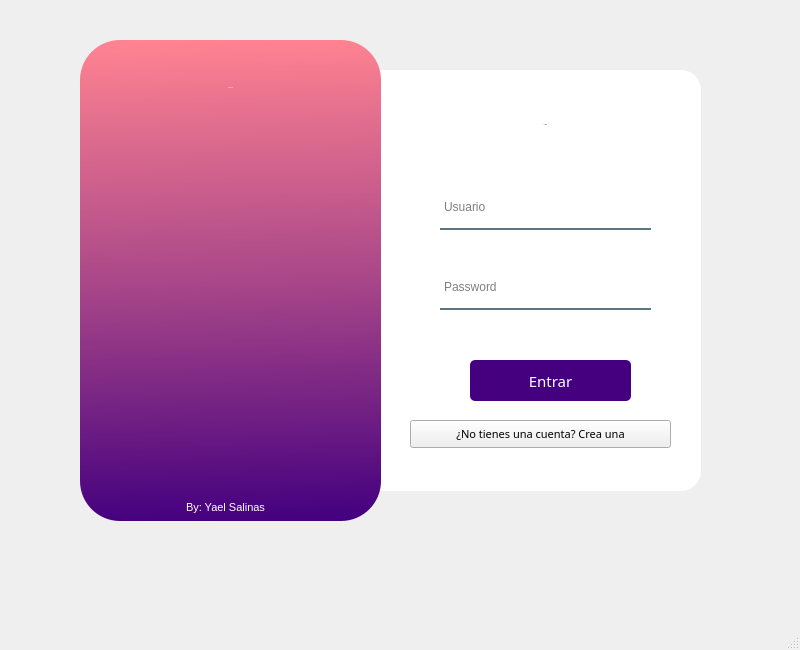
<?xml version="1.0" encoding="UTF-8"?>
<ui version="4.0">
 <class>MainWindow</class>
 <widget class="QMainWindow" name="MainWindow">
  <property name="geometry">
   <rect>
    <x>0</x>
    <y>0</y>
    <width>800</width>
    <height>650</height>
   </rect>
  </property>
  <property name="minimumSize">
   <size>
    <width>800</width>
    <height>650</height>
   </size>
  </property>
  <property name="maximumSize">
   <size>
    <width>800</width>
    <height>650</height>
   </size>
  </property>
  <property name="font">
   <font>
    <pointsize>1</pointsize>
   </font>
  </property>
  <property name="windowTitle">
   <string>MainWindow</string>
  </property>
  <widget class="QWidget" name="centralwidget">
   <widget class="QLabel" name="label">
    <property name="geometry">
     <rect>
      <x>80</x>
      <y>40</y>
      <width>301</width>
      <height>481</height>
     </rect>
    </property>
    <property name="styleSheet">
     <string notr="true">
background-color: qlineargradient(spread:pad, x1:0.542249, y1:1, x2:0.527, y2:0, stop:0 rgba(68, 0, 127, 255), stop:0.502488 rgba(170, 71, 137, 255), stop:1 rgba(255, 131, 145, 255));

border-radius: 40px;</string>
    </property>
    <property name="text">
     <string/>
    </property>
   </widget>
   <widget class="QLabel" name="label_2">
    <property name="geometry">
     <rect>
      <x>350</x>
      <y>70</y>
      <width>351</width>
      <height>421</height>
     </rect>
    </property>
    <property name="styleSheet">
     <string notr="true">background-color: rgb(255, 255, 255);
border-radius: 20px;</string>
    </property>
    <property name="text">
     <string/>
    </property>
   </widget>
   <widget class="QLabel" name="label_3">
    <property name="geometry">
     <rect>
      <x>130</x>
      <y>70</y>
      <width>201</width>
      <height>51</height>
     </rect>
    </property>
    <property name="styleSheet">
     <string notr="true">font: 18pt &quot;Futura Maxi CG Bold&quot;;
color: white;</string>
    </property>
    <property name="text">
     <string>&lt;html&gt;&lt;head/&gt;&lt;body&gt;&lt;p align=&quot;center&quot;&gt;Bienvenido&lt;/p&gt;&lt;p align=&quot;center&quot;&gt;&lt;br/&gt;&lt;/p&gt;&lt;/body&gt;&lt;/html&gt;</string>
    </property>
   </widget>
   <widget class="QLabel" name="label_4">
    <property name="geometry">
     <rect>
      <x>490</x>
      <y>100</y>
      <width>111</width>
      <height>51</height>
     </rect>
    </property>
    <property name="styleSheet">
     <string notr="true">font: 18pt &quot;Futura Maxi CG Bold&quot;;
color: black;</string>
    </property>
    <property name="text">
     <string>&lt;html&gt;&lt;head/&gt;&lt;body&gt;&lt;p align=&quot;center&quot;&gt;LOGIN&lt;/p&gt;&lt;/body&gt;&lt;/html&gt;</string>
    </property>
   </widget>
   <widget class="QLineEdit" name="lineEdit">
    <property name="geometry">
     <rect>
      <x>440</x>
      <y>190</y>
      <width>211</width>
      <height>40</height>
     </rect>
    </property>
    <property name="font">
     <font>
      <family>MS Shell Dlg 2</family>
      <pointsize>9</pointsize>
      <weight>50</weight>
      <italic>false</italic>
      <bold>false</bold>
     </font>
    </property>
    <property name="styleSheet">
     <string notr="true">background-color: rgba(0,0,0,0);
border: 2px solid rgba(0,0,0,0);
border-bottom-color: rgba(46,82,101,200);
color: rgb(0,0,0);
padding-bottom: 7px;</string>
    </property>
    <property name="text">
     <string/>
    </property>
    <property name="placeholderText">
     <string>Usuario</string>
    </property>
   </widget>
   <widget class="QLineEdit" name="lineEdit_2">
    <property name="geometry">
     <rect>
      <x>440</x>
      <y>270</y>
      <width>211</width>
      <height>40</height>
     </rect>
    </property>
    <property name="font">
     <font>
      <pointsize>9</pointsize>
     </font>
    </property>
    <property name="styleSheet">
     <string notr="true">background-color: rgba(0,0,0,0);
border: 2px solid rgba(0,0,0,0);
border-bottom-color: rgba(46,82,101,200);
color: rgb(0,0,0);
padding-bottom: 7px;</string>
    </property>
    <property name="text">
     <string/>
    </property>
    <property name="echoMode">
     <enum>QLineEdit::Password</enum>
    </property>
    <property name="placeholderText">
     <string>Password</string>
    </property>
   </widget>
   <widget class="QPushButton" name="pushButton_2">
    <property name="geometry">
     <rect>
      <x>470</x>
      <y>360</y>
      <width>161</width>
      <height>41</height>
     </rect>
    </property>
    <property name="font">
     <font>
      <family>Futura Maxi CG Bold</family>
      <pointsize>11</pointsize>
      <weight>50</weight>
      <bold>false</bold>
     </font>
    </property>
    <property name="styleSheet">
     <string notr="true">QPushButton#pushButton_2{
	background-color:rgba(68, 0, 127, 255);
	color: white;
	border-radius: 5px;
}

QPushButton#pushButton_2:pressed{
	padding-left: 5px;
	padding-top:5px;
	background-color: rgba(255, 131, 145, 255);
 	background-position: calc(100% - 10px)center;
}

QPushButton#pushButton_2:hover{
	background-color:rgba(255, 131, 145, 255);
}</string>
    </property>
    <property name="text">
     <string>Entrar</string>
    </property>
   </widget>
   <widget class="QPushButton" name="pushButton">
    <property name="geometry">
     <rect>
      <x>410</x>
      <y>420</y>
      <width>261</width>
      <height>28</height>
     </rect>
    </property>
    <property name="font">
     <font>
      <family>Futura Maxi CG Bold</family>
      <pointsize>8</pointsize>
     </font>
    </property>
    <property name="whatsThis">
     <string>&lt;html&gt;&lt;head/&gt;&lt;body&gt;&lt;p align=&quot;center&quot;&gt;&lt;br/&gt;&lt;/p&gt;&lt;/body&gt;&lt;/html&gt;</string>
    </property>
    <property name="styleSheet">
     <string notr="true">QPushButton#pushButton:pressed{
	padding-left: 5px;
	padding-top:5px;
	background-color: rgba(255, 131, 145, 255);
}

QPushButton#pushButton:hover{
	background-color:rgba(255, 131, 145, 255);
	color:white;
}</string>
    </property>
    <property name="text">
     <string>¿No tienes una cuenta? Crea una</string>
    </property>
   </widget>
   <widget class="QLabel" name="aviso_lineedit">
    <property name="geometry">
     <rect>
      <x>440</x>
      <y>320</y>
      <width>211</width>
      <height>16</height>
     </rect>
    </property>
    <property name="font">
     <font>
      <pointsize>8</pointsize>
     </font>
    </property>
    <property name="styleSheet">
     <string notr="true">color: red;</string>
    </property>
    <property name="text">
     <string/>
    </property>
   </widget>
   <widget class="QLabel" name="label_7">
    <property name="geometry">
     <rect>
      <x>170</x>
      <y>500</y>
      <width>111</width>
      <height>16</height>
     </rect>
    </property>
    <property name="font">
     <font>
      <pointsize>8</pointsize>
     </font>
    </property>
    <property name="styleSheet">
     <string notr="true">color: white;</string>
    </property>
    <property name="text">
     <string>&lt;html&gt;&lt;head/&gt;&lt;body&gt;&lt;p align=&quot;center&quot;&gt;By: Yael Salinas&lt;/p&gt;&lt;/body&gt;&lt;/html&gt;</string>
    </property>
    <property name="wordWrap">
     <bool>false</bool>
    </property>
   </widget>
   <zorder>label_2</zorder>
   <zorder>label</zorder>
   <zorder>label_3</zorder>
   <zorder>label_4</zorder>
   <zorder>lineEdit</zorder>
   <zorder>lineEdit_2</zorder>
   <zorder>pushButton_2</zorder>
   <zorder>pushButton</zorder>
   <zorder>aviso_lineedit</zorder>
   <zorder>label_7</zorder>
  </widget>
  <widget class="QMenuBar" name="menubar">
   <property name="geometry">
    <rect>
     <x>0</x>
     <y>0</y>
     <width>800</width>
     <height>26</height>
    </rect>
   </property>
  </widget>
  <widget class="QStatusBar" name="statusBar"/>
 </widget>
 <resources/>
 <connections/>
</ui>
